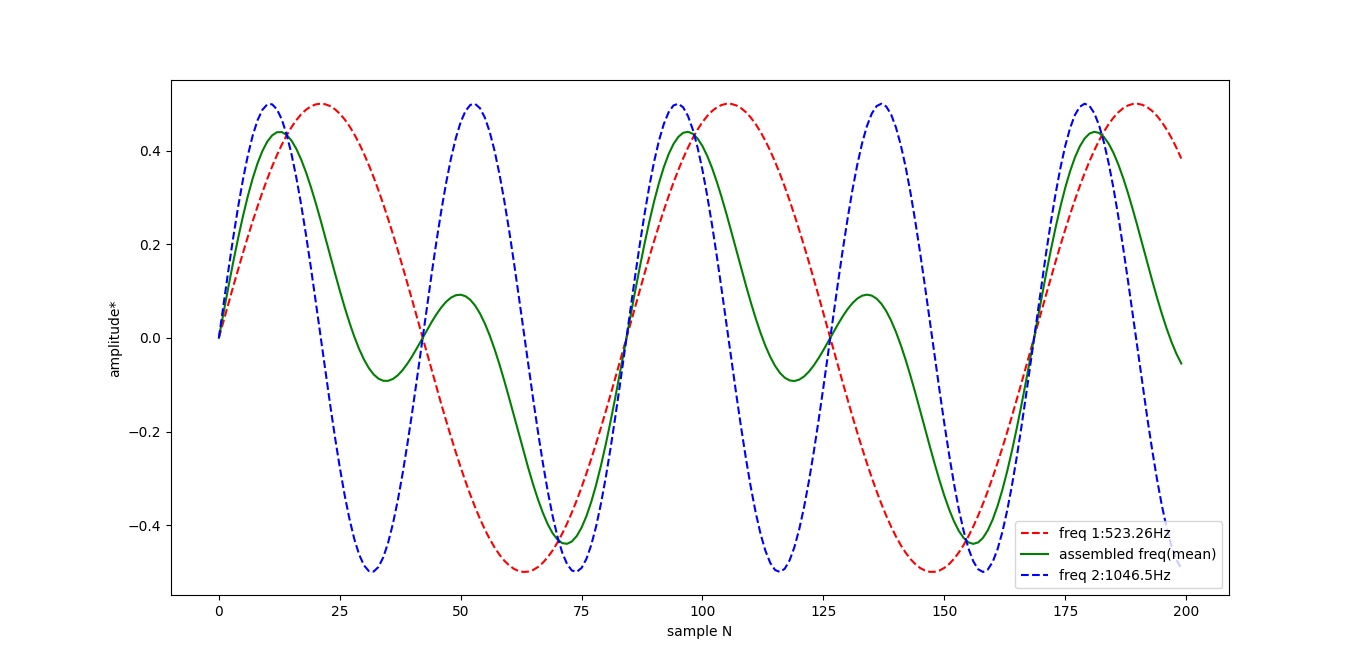

Write the Python code that produced this figure.
#örnek ses frekansı birleştirme
from matplotlib import pyplot as plt
from math import pi,sin
import struct

SAMPLE_RATE=44100
BIT_DEPTH=16

class oscillator:
	def __init__(self):
		self.f=0
		self.amp=0
		self.offset=0
		self.ang=0
	def set(self,f,a):
		self.amp=a
		self.f=f
		self.offset=2*pi*self.f/SAMPLE_RATE
	def p(self):
		s=self.amp*sin(self.ang)
		self.ang+=self.offset
		return s
osc=oscillator

k=[]
k2=[]
k3=[]

freq1=523.26
freq2=1046.5

d=osc()
d.set(freq1,.5)

d2=osc()
d2.set(freq2,0.5)

for a in range(SAMPLE_RATE*4):
	k+=[d.p()]
	k2+=[d2.p()]
	k3+=[ (k[a]+k2[a])/2 ]#frekans ortalamalarını alıp birleştir


	
plt.plot(k[:200],"--r",
         k3[:200],"-g",
	 k2[:200],"--b")
plt.xlabel("sample N")
plt.ylabel("amplitude*")

plt.legend(["freq 1:{}Hz".format(freq1),"assembled freq(mean)","freq 2:{}Hz".format(freq2)])
plt.show()

"""
#https://docs.python.org/3/library/struct.html#format-characters
with open("ses.wav","bw") as f:
        f.write(struct.pack("4s",b"RIFF"))
        f.write(struct.pack("4s",b"----"))
        f.write(struct.pack("4s",b"WAVE"))
        f.write(struct.pack("4s",b"fmt "))
        f.write(struct.pack("i",16))#16*4 byte(32 bit) >16=size of all above
        
        f.write(struct.pack("H",1))
        f.write(struct.pack("H",2))#channels
        f.write(struct.pack("f",SAMPLE_RATE))#sample rate
        f.write(struct.pack("f",(SAMPLE_RATE*BIT_DEPTH*2/8)))#bitrate
        f.write(struct.pack("H",2))
        f.write(struct.pack("H",BIT_DEPTH))
        f.write(struct.pack("4s",b"data"))
        f.write(struct.pack("4s",b"----"))

        pos0=f.tell()
        maxAMP=2**(BIT_DEPTH-1)-1
        for a in k3:
                wrote=a*maxAMP
                f.write(struct.pack("h",int(wrote)))

        pos_fin=f.tell()
        f.seek(pos0-4)
        f.write( struct.pack("i",(pos_fin-pos0)) )
        
        f.seek(4)
        f.write(struct.pack("i",(pos_fin-8)))
print("{}b >>{}kb".format((pos_fin-8),(pos_fin-8)/1024))
print("FIN")
"""
